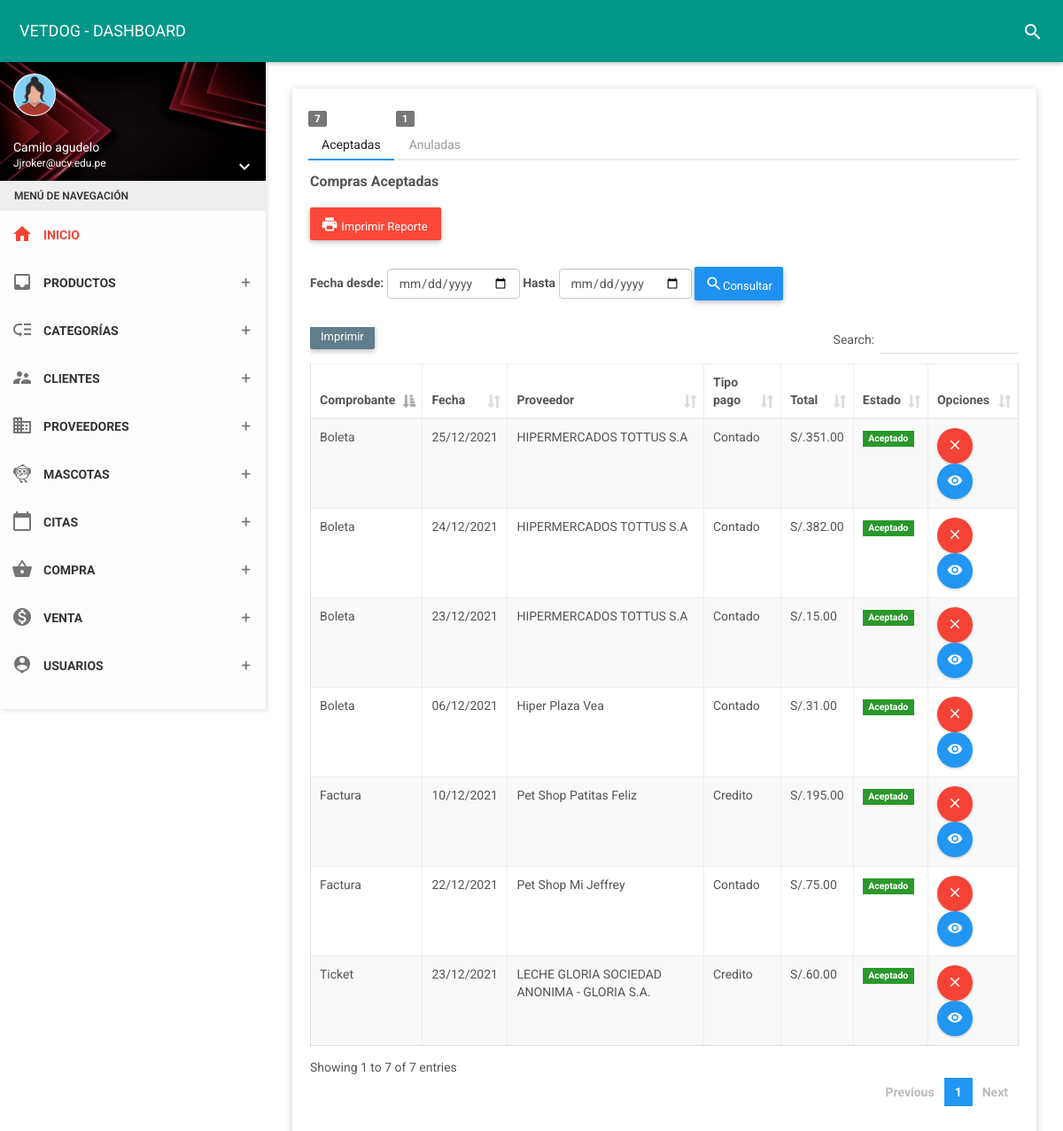
Screenshot of /vista/compra/compras_fecha (signed in) with the database file from the repository.
### tables this page shows
CREATE TABLE `compra` (
  `id_compra` int(11) NOT NULL,
  `fecha` date NOT NULL,
  `estado` char(1) NOT NULL,
  `id_prove` int(11) NOT NULL,
  `total` decimal(10,2) NOT NULL,
  `tipoc` varchar(25) NOT NULL,
  `tipopa` varchar(15) NOT NULL
);

CREATE TABLE `supplier` (
  `id_prove` int(11) NOT NULL,
  `nomprove` varchar(255) NOT NULL,
  `ruc` char(14) NOT NULL,
  `direcc` varchar(200) NOT NULL,
  `pais` varchar(50) NOT NULL,
  `tele` char(12) NOT NULL,
  `corre` varchar(35) NOT NULL,
  `estado` char(1) NOT NULL,
  `fere` timestamp NOT NULL DEFAULT current_timestamp() ON UPDATE current_timestamp()
);

### vista/compra/adminDAO.php (called while the page is built, shortened)
<?php
	class AccesoDB{
	private static $cnPDO = null;
	public static function getConnectionPDO(){
		if( self::$cnPDO == null){
			try{
				$url = 'mysql:host=localhost;dbname=vetdog';
				$user = 'root';
				$pass = '';
				self::$cnPDO = new PDO($url,$user,$pass);
				self::$cnPDO->setAttribute(PDO::ATTR_ERRMODE, PDO::ERRMODE_EXCEPTION);
				self::$cnPDO->SetAttribute(PDO::ATTR_CASE, PDO::CASE_LOWER);
				self::$cnPDO->setAttribute(PDO::ATTR_DEFAULT_FETCH_MODE, PDO::FETCH_ASSOC);
				} catch (Exception $exc){
						throw $exc;
					}
			}
			return self::$cnPDO;
		}
	}
	function fechaNormal($fecha){
		$nfecha = date('d/m/Y',strtotime($fecha));
		return $nfecha;
	}
	class adminDAO{
		public function allBitacora(){
			try{
				$pdo = AccesoDB::getConnectionPDO();
				$sql = "SELECT id_compra, fecha, compra.estado,supplier.id_prove, supplier.nomprove, supplier.nomprove, supplier.direcc, total, tipoc, tipopa FROM compra INNER JOIN supplier ON compra.id_prove = supplier.id_prove WHERE compra.estado='1'  ORDER BY id_compra DESC";
				$stmt = $pdo->prepare($sql);
				$stmt->execute();
				$return = $stmt->fetchAll();
				return $return;
			} catch (Exception $e){
				throw $e;
			}
		}
	}
?>

### vista/compra/imprimir_fe.php (the view, shortened to what this page needs)
<?php
require_once '../compra/adminDAO.php';
$impr = new adminDAO();
$datos = $impr->allBitacora();
?>
<?php
if (count($datos) > 0) {
    for ($x = 0; $x < count($datos); $x++) {
?>
        <tr>
            <td><?php echo $datos[$x]['tipoc']; ?></td>
            <td><?php echo fechaNormal($datos[$x]['fecha']); ?></td>
            <td><?php echo $datos[$x]['nomprove']; ?></td>
            <td><?php echo $datos[$x]['tipopa']; ?></td>
            <td>S/.<?php echo $datos[$x]['total']; ?></td>
            <td>
                <?php
                if ($datos[$x]['estado'] == 1) { ?>
                    <form method="get" action="javascript:activo('<?php echo $datos[$x]['id_compra']; ?>')">
                        <span class="label label-success">Aceptado</span>
                    </form>
                <?php  } else { ?>
                    <form method="get" action="javascript:inactivo('<?php echo $datos[$x]['id_compra']; ?>')">
                        <button type="submit" class="btn btn-danger btn-xs">Anuladas</button>
                    </form>
                <?php  } ?>
            </td>
            <td>
                <a type="button" data-toggle="modal" href="#delete_<?php echo $datos[$x]['id_compra']; ?>" class="btn bg-red btn-circle waves-effect waves-circle waves-float">
                    <i class="material-icons">close</i>
                </a>
                <a type="button" href="../compra/detalles?id=<?php echo $datos[$x]['id_compra']; ?>" class="btn bg-blue btn-circle waves-effect waves-circle waves-float">
                    <i class="material-icons">remove_red_eye</i>
                </a>
            </td>
        </tr>
    <?php
    }
} else {
    ?>
    <tr class="odd">
        <td valign="top" colspan="8" class="dataTables_empty">No hay datos disponibles en la tabla</td>
    </tr>
<?php
}
?>

### vista/compra/compras_fecha.php (shortened to what this page needs)
<!DOCTYPE html>
<html>
<head>
    <link href="../../assets/plugins/bootstrap-material-datetimepicker/css/bootstrap-material-datetimepicker.css" rel="stylesheet" />
    <link href="../../assets/plugins/bootstrap-datepicker/css/bootstrap-datepicker.css" rel="stylesheet" />
    <link href="../../assets/plugins/bootstrap/css/bootstrap.css" rel="stylesheet">
    <link href="../../assets/plugins/node-waves/waves.css" rel="stylesheet" />
    <link href="../../assets/plugins/animate-css/animate.css" rel="stylesheet" />
    <link href="../assets/plugins/jquery-datatable/skin/bootstrap/css/dataTables.bootstrap.css" rel="stylesheet">
    <link href="../../css/style.css" rel="stylesheet">
    <link href="../../assets/css/themes/all-themes.css" rel="stylesheet" />
</head>
<body class="theme-red">
    <nav class="navbar">
        <div class="container-fluid">
            <div class="navbar-header">
                <a class="navbar-brand" href="../panel-admin/administrador"> VETDOG - DASHBOARD </a>
            </div>
            <div class="collapse navbar-collapse" id="navbar-collapse">
                <ul class="nav navbar-nav navbar-right">
                    <li><a href="javascript:void(0);" class="js-search" data-close="true"><i class="material-icons">search</i></a></li>
                </ul>
            </div>
        </div>
    </nav>
        <?php include_once __DIR__ . '../../menu.php'; ?>
    <section class="content">
        <div class="container-fluid">
            <div class="row clearfix">
                <div class="col-xs-12 col-sm-12">
                    <div class="card">
                        <div class="body">
                            <div>
                                <ul class="nav nav-tabs" role="tablist">
                                    <?php
                                    $db_host = "localhost";
                                    $db_user = "root";
                                    $db_password = "";
                                    $db_name = "vetdog";
                                    try {
                                        $db = new PDO("mysql:host={$db_host};dbname={$db_name}", $db_user, $db_password);
                                        $db->setAttribute(PDO::ATTR_ERRMODE, PDO::ERRMODE_EXCEPTION);
                                    } catch (PDOEXCEPTION $e) {
                                        $e->getMessage();
                                    }
                                    $sql = "SELECT COUNT(*) total FROM compra WHERE estado = '1'";
                                    $result = $db->query($sql);
                                    $total = $result->fetchColumn();
                                    ?>
                                    <li role="presentation" class="active"><span class="badge badge-purple"><?php echo  $total; ?></span><a href="#profile_settings" aria-controls="settings" role="tab" data-toggle="tab">Aceptadas</a></li>
                                    <?php
                                    $db_host = "localhost";
                                    $db_user = "root";
                                    $db_password = "";
                                    $db_name = "vetdog";
                                    try {
                                        $db = new PDO("mysql:host={$db_host};dbname={$db_name}", $db_user, $db_password);
                                        $db->setAttribute(PDO::ATTR_ERRMODE, PDO::ERRMODE_EXCEPTION);
                                    } catch (PDOEXCEPTION $e) {
                                        $e->getMessage();
                                    }
                                    $sql = "SELECT COUNT(*) total FROM compra WHERE estado = '0'";
                                    $result = $db->query($sql);
                                    $total = $result->fetchColumn();
                                    ?>
                                    <li role="presentation"><span class="badge badge-danger"><?php echo  $total; ?></span><a href="#change_password_settings" aria-controls="settings" role="tab" data-toggle="tab">Anuladas</a></li>
                                </ul>
                                <div class="tab-content">
                                    <div role="tabpanel" class="tab-pane fade in active" id="profile_settings">
                                        <h5 class="panel-title">Compras Aceptadas<a class="heading-elements-toggle"><i class="icon-more"></i></a></h5>
                                        <a style="margin-top:20px;" onClick="javascript:reportePDF();" title="Reporte" class="btn btn-danger"><i class="material-icons"></i> Imprimir Reporte</a>
                                        <form class="form-inline" method="POST" action="" style="margin-top:30px;">
                                            <label>Fecha desde:</label>
                                            <input type="date" class="form-control" placeholder="Start" id="date1" />
                                            <label>Hasta</label>
                                            <input type="date" class="form-control" placeholder="End" id="date2" />
                                            <button id="rango_fecha" class="btn btn-primary"><i class="material-icons">search</i>Consultar</button>
                                        </form>
                                        <div class="table-responsive" style="margin-top:30px;">
                                            <table class="table table-bordered table-striped table-hover dataTable js-exportable">
                                                <thead>
                                                    <tr>
                                                        <th>Comprobante</th>
                                                        <th>Fecha</th>
                                                        <th>Proveedor</th>
                                                        <th>Tipo pago</th>
                                                        <th>Total</th>
                                                        <th>Estado</th>
                                                        <th>Opciones</th>
                                                    </tr>
                                                </thead>
                                                <tbody id="actualizar">
                                                    <?php include('../compra/imprimir_fe.php'); ?>
                                                </tbody>
                                            </table>
                                        </div>
                                    </div>
                                </div>
                            </div>
                        </div>
                    </div>
                </div>
            </div>
        </div>
    </section>
</body>
</html>

### vista/menu.php (shortened to what this page needs)
<section>
    <aside id="leftsidebar" class="sidebar">
        <div class="user-info">
            <div class="image">
                <img src="/vet/assets/img/mujerico.png" width="48" height="48" alt="User" />
            </div>
            <div class="info-container">
                <div class="name" data-toggle="dropdown" aria-haspopup="true" aria-expanded="false"><?php echo ucfirst($_SESSION['nombre']); ?></div>
                <div class="email"><?php echo ucfirst($_SESSION['correo']); ?></div>
                <div class="btn-group user-helper-dropdown">
                    <i class="material-icons" data-toggle="dropdown" aria-haspopup="true" aria-expanded="true">keyboard_arrow_down</i>
                </div>
            </div>
        </div>
        <div class="menu">
            <ul class="list">
                <li class="header">MENÚ DE NAVEGACIÓN</li>
                <li class="active">
                    <a href="/vet/vista/panel-admin/administrador">
                        <i class="material-icons">home</i>
                        <span>INICIO</span>
                    </a>
                </li>
                <li>
                    <a href="javascript:void(0);" class="menu-toggle">
                        <i class="material-icons">inbox</i>
                        <span>PRODUCTOS</span>
                    </a>
                </li>
                <li>
                    <a href="javascript:void(0);" class="menu-toggle">
                        <i class="material-icons">low_priority</i>
                        <span>CATEGORÍAS</span>
                    </a>
                </li>
                <li>
                    <a href="javascript:void(0);" class="menu-toggle">
                        <i class="material-icons">supervisor_account</i>
                        <span>CLIENTES</span>
                    </a>
                </li>
                <li>
                    <a href="javascript:void(0);" class="menu-toggle">
                        <i class="material-icons">business</i>
                        <span>PROVEEDORES</span>
                    </a>
                </li>
                <li>
                    <a href="javascript:void(0);" class="menu-toggle">
                        <i class="material-icons">flutter_dash</i>
                        <span>MASCOTAS</span>
                    </a>
                </li>
                <li>
                    <a href="javascript:void(0);" class="menu-toggle">
                        <i class="material-icons">calendar_today</i>
                        <span>CITAS</span>
                    </a>
                </li>
                <li>
                    <a href="javascript:void(0);" class="menu-toggle">
                        <i class="material-icons">shopping_basket</i>
                        <span>COMPRA</span>
                    </a>
                </li>
                <li>
                    <a href="javascript:void(0);" class="menu-toggle">
                        <i class="material-icons">monetization_on</i>
                        <span>VENTA</span>
                    </a>
                </li>
                <li>
                    <a href="javascript:void(0);" class="menu-toggle">
                        <i class="material-icons">person_pin</i>
                        <span>USUARIOS</span>
                    </a>
                </li>
            </ul>
        </div>
</section>

### assets/css/themes/all-themes.css (style rules this page uses)
.theme-red .navbar-brand { color: #fff; }
.theme-red .nav > li > a { color: #fff; }
.theme-red .sidebar .menu .list li.active { background-color: transparent; }
.theme-red .sidebar .menu .list li.active > :first-child i, .theme-red .sidebar .menu .list li.active > :first-child span { color: #F44336; }
.theme-red .sidebar .menu .list .toggled { background-color: transparent; }

### rows the page displays
compra: tipoc "Boleta", fecha "25/12/2021", id_prove.nomprove "HIPERMERCADOS TOTTUS S.A", tipopa "Contado", total "351.00"
compra: tipoc "Boleta", fecha "24/12/2021", id_prove.nomprove "HIPERMERCADOS TOTTUS S.A", tipopa "Contado", total "382.00"
compra: tipoc "Boleta", fecha "23/12/2021", id_prove.nomprove "HIPERMERCADOS TOTTUS S.A", tipopa "Contado", total "15.00"
compra: tipoc "Ticket", fecha "23/12/2021", id_prove.nomprove "LECHE GLORIA SOCIEDAD ANONIMA - GLORIA S.A.", tipopa "Credito", total "60.00"
compra: tipoc "Boleta", fecha "06/12/2021", id_prove.nomprove "Hiper Plaza Vea", tipopa "Contado", total "31.00"
compra: tipoc "Factura", fecha "10/12/2021", id_prove.nomprove "Pet Shop Patitas Feliz", tipopa "Credito", total "195.00"
compra: tipoc "Factura", fecha "22/12/2021", id_prove.nomprove "Pet Shop Mi Jeffrey", tipopa "Contado", total "75.00"

### other values shown
$_SESSION['nombre'] "Camilo agudelo"
$_SESSION['correo'] "Jjroker@ucv.edu.pe"
$total "7"
$total "1"
